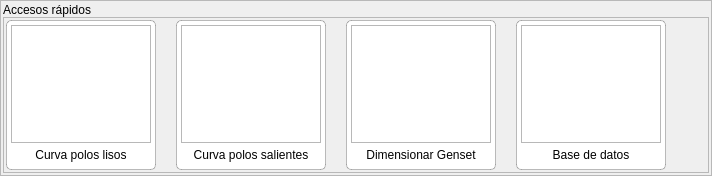
                        <widget class="QFrame" name="home_content_access">
                         <property name="minimumSize">
                          <size>
                           <width>0</width>
                           <height>0</height>
                          </size>
                         </property>
                         <property name="maximumSize">
                          <size>
                           <width>16777215</width>
                           <height>250</height>
                          </size>
                         </property>
                         <property name="frameShape">
                          <enum>QFrame::StyledPanel</enum>
                         </property>
                         <property name="frameShadow">
                          <enum>QFrame::Raised</enum>
                         </property>
                         <layout class="QVBoxLayout" name="verticalLayout_35">
                          <property name="spacing">
                           <number>0</number>
                          </property>
                          <property name="leftMargin">
                           <number>2</number>
                          </property>
                          <property name="topMargin">
                           <number>2</number>
                          </property>
                          <property name="rightMargin">
                           <number>2</number>
                          </property>
                          <property name="bottomMargin">
                           <number>2</number>
                          </property>
                          <item>
                           <widget class="QLabel" name="acceso_rapido_label">
                            <property name="maximumSize">
                             <size>
                              <width>16777215</width>
                              <height>20</height>
                             </size>
                            </property>
                            <property name="text">
                             <string>Accesos rápidos</string>
                            </property>
                           </widget>
                          </item>
                          <item>
                           <widget class="QFrame" name="container_home_speed_access">
                            <property name="maximumSize">
                             <size>
                              <width>16777215</width>
                              <height>16777215</height>
                             </size>
                            </property>
                            <property name="styleSheet">
                             <string notr="true">#e_r_1, #e_r_2, #e_r_3, #e_r_4, #e_r_5{
	background-color: rgb(255, 255, 255);
	border-radius: 5px;
	border: 1px solid rgba(0, 0, 0, 64)
}

QToolButton{
	border: none;
	background-color: none;
}</string>
                            </property>
                            <property name="frameShape">
                             <enum>QFrame::StyledPanel</enum>
                            </property>
                            <property name="frameShadow">
                             <enum>QFrame::Raised</enum>
                            </property>
                            <layout class="QHBoxLayout" name="horizontalLayout_16">
                             <property name="spacing">
                              <number>20</number>
                             </property>
                             <property name="leftMargin">
                              <number>2</number>
                             </property>
                             <property name="topMargin">
                              <number>2</number>
                             </property>
                             <property name="rightMargin">
                              <number>2</number>
                             </property>
                             <property name="bottomMargin">
                              <number>2</number>
                             </property>
                             <item>
                              <widget class="QFrame" name="e_r_1">
                               <property name="sizePolicy">
                                <sizepolicy hsizetype="Expanding" vsizetype="Expanding">
                                 <horstretch>0</horstretch>
                                 <verstretch>0</verstretch>
                                </sizepolicy>
                               </property>
                               <property name="minimumSize">
                                <size>
                                 <width>150</width>
                                 <height>150</height>
                                </size>
                               </property>
                               <property name="maximumSize">
                                <size>
                                 <width>200</width>
                                 <height>200</height>
                                </size>
                               </property>
                               <property name="frameShape">
                                <enum>QFrame::StyledPanel</enum>
                               </property>
                               <property name="frameShadow">
                                <enum>QFrame::Raised</enum>
                               </property>
                               <layout class="QVBoxLayout" name="verticalLayout_36">
                                <property name="spacing">
                                 <number>2</number>
                                </property>
                                <property name="leftMargin">
                                 <number>4</number>
                                </property>
                                <property name="topMargin">
                                 <number>4</number>
                                </property>
                                <property name="rightMargin">
                                 <number>4</number>
                                </property>
                                <property name="bottomMargin">
                                 <number>4</number>
                                </property>
                                <item>
                                 <widget class="QFrame" name="e_r_1_content_but">
                                  <property name="frameShape">
                                   <enum>QFrame::StyledPanel</enum>
                                  </property>
                                  <property name="frameShadow">
                                   <enum>QFrame::Raised</enum>
                                  </property>
                                  <layout class="QHBoxLayout" name="horizontalLayout_20">
                                   <property name="spacing">
                                    <number>2</number>
                                   </property>
                                   <property name="leftMargin">
                                    <number>0</number>
                                   </property>
                                   <property name="topMargin">
                                    <number>0</number>
                                   </property>
                                   <property name="rightMargin">
                                    <number>0</number>
                                   </property>
                                   <property name="bottomMargin">
                                    <number>0</number>
                                   </property>
                                   <item>
                                    <spacer name="horizontalSpacer_14">
                                     <property name="orientation">
                                      <enum>Qt::Horizontal</enum>
                                     </property>
                                     <property name="sizeHint" stdset="0">
                                      <size>
                                       <width>15</width>
                                       <height>20</height>
                                      </size>
                                     </property>
                                    </spacer>
                                   </item>
                                   <item>
                                    <widget class="QToolButton" name="e_r_1_but">
                                     <property name="minimumSize">
                                      <size>
                                       <width>100</width>
                                       <height>100</height>
                                      </size>
                                     </property>
                                     <property name="text">
                                      <string/>
                                     </property>
                                     <property name="icon">
                                      <iconset>
                                       <normaloff>../img/Polo liso.png</normaloff>../img/Polo liso.png</iconset>
                                     </property>
                                     <property name="iconSize">
                                      <size>
                                       <width>100</width>
                                       <height>100</height>
                                      </size>
                                     </property>
                                    </widget>
                                   </item>
                                   <item>
                                    <spacer name="horizontalSpacer_15">
                                     <property name="orientation">
                                      <enum>Qt::Horizontal</enum>
                                     </property>
                                     <property name="sizeHint" stdset="0">
                                      <size>
                                       <width>15</width>
                                       <height>20</height>
                                      </size>
                                     </property>
                                    </spacer>
                                   </item>
                                  </layout>
                                 </widget>
                                </item>
                                <item>
                                 <widget class="QLabel" name="e_r_1_label">
                                  <property name="maximumSize">
                                   <size>
                                    <width>16777215</width>
                                    <height>20</height>
                                   </size>
                                  </property>
                                  <property name="text">
                                   <string>Curva polos lisos</string>
                                  </property>
                                  <property name="alignment">
                                   <set>Qt::AlignCenter</set>
                                  </property>
                                 </widget>
                                </item>
                               </layout>
                              </widget>
                             </item>
                             <item>
                              <widget class="QFrame" name="e_r_2">
                               <property name="sizePolicy">
                                <sizepolicy hsizetype="MinimumExpanding" vsizetype="MinimumExpanding">
                                 <horstretch>0</horstretch>
                                 <verstretch>0</verstretch>
                                </sizepolicy>
                               </property>
                               <property name="minimumSize">
                                <size>
                                 <width>150</width>
                                 <height>150</height>
                                </size>
                               </property>
                               <property name="maximumSize">
                                <size>
                                 <width>200</width>
                                 <height>200</height>
                                </size>
                               </property>
                               <property name="frameShape">
                                <enum>QFrame::StyledPanel</enum>
                               </property>
                               <property name="frameShadow">
                                <enum>QFrame::Raised</enum>
                               </property>
                               <layout class="QVBoxLayout" name="verticalLayout_43">
                                <property name="spacing">
                                 <number>2</number>
                                </property>
                                <property name="leftMargin">
                                 <number>4</number>
                                </property>
                                <property name="topMargin">
                                 <number>4</number>
                                </property>
                                <property name="rightMargin">
                                 <number>4</number>
                                </property>
                                <property name="bottomMargin">
                                 <number>4</number>
                                </property>
                                <item>
                                 <widget class="QFrame" name="frame_10">
                                  <property name="frameShape">
                                   <enum>QFrame::StyledPanel</enum>
                                  </property>
                                  <property name="frameShadow">
                                   <enum>QFrame::Raised</enum>
                                  </property>
                                  <layout class="QHBoxLayout" name="horizontalLayout_46">
                                   <property name="spacing">
                                    <number>0</number>
                                   </property>
                                   <property name="leftMargin">
                                    <number>0</number>
                                   </property>
                                   <property name="topMargin">
                                    <number>0</number>
                                   </property>
                                   <property name="rightMargin">
                                    <number>0</number>
                                   </property>
                                   <property name="bottomMargin">
                                    <number>0</number>
                                   </property>
                                   <item>
                                    <spacer name="horizontalSpacer_25">
                                     <property name="orientation">
                                      <enum>Qt::Horizontal</enum>
                                     </property>
                                     <property name="sizeHint" stdset="0">
                                      <size>
                                       <width>14</width>
                                       <height>20</height>
                                      </size>
                                     </property>
                                    </spacer>
                                   </item>
                                   <item>
                                    <widget class="QToolButton" name="toolButton_2">
                                     <property name="minimumSize">
                                      <size>
                                       <width>100</width>
                                       <height>100</height>
                                      </size>
                                     </property>
                                     <property name="text">
                                      <string/>
                                     </property>
                                     <property name="icon">
                                      <iconset>
                                       <normaloff>../img/Polo saliente.png</normaloff>../img/Polo saliente.png</iconset>
                                     </property>
                                     <property name="iconSize">
                                      <size>
                                       <width>100</width>
                                       <height>100</height>
                                      </size>
                                     </property>
                                    </widget>
                                   </item>
                                   <item>
                                    <spacer name="horizontalSpacer_32">
                                     <property name="orientation">
                                      <enum>Qt::Horizontal</enum>
                                     </property>
                                     <property name="sizeHint" stdset="0">
                                      <size>
                                       <width>10</width>
                                       <height>20</height>
                                      </size>
                                     </property>
                                    </spacer>
                                   </item>
                                  </layout>
                                 </widget>
                                </item>
                                <item>
                                 <widget class="QLabel" name="label_15">
                                  <property name="maximumSize">
                                   <size>
                                    <width>16777215</width>
                                    <height>20</height>
                                   </size>
                                  </property>
                                  <property name="text">
                                   <string>Curva polos salientes</string>
                                  </property>
                                  <property name="alignment">
                                   <set>Qt::AlignCenter</set>
                                  </property>
                                 </widget>
                                </item>
                               </layout>
                              </widget>
                             </item>
                             <item>
                              <widget class="QFrame" name="e_r_3">
                               <property name="sizePolicy">
                                <sizepolicy hsizetype="Expanding" vsizetype="Expanding">
                                 <horstretch>0</horstretch>
                                 <verstretch>0</verstretch>
                                </sizepolicy>
                               </property>
                               <property name="minimumSize">
                                <size>
                                 <width>150</width>
                                 <height>150</height>
                                </size>
                               </property>
                               <property name="maximumSize">
                                <size>
                                 <width>200</width>
                                 <height>200</height>
                                </size>
                               </property>
                               <property name="frameShape">
                                <enum>QFrame::StyledPanel</enum>
                               </property>
                               <property name="frameShadow">
                                <enum>QFrame::Raised</enum>
                               </property>
                               <layout class="QVBoxLayout" name="verticalLayout_45">
                                <property name="spacing">
                                 <number>2</number>
                                </property>
                                <property name="leftMargin">
                                 <number>4</number>
                                </property>
                                <property name="topMargin">
                                 <number>4</number>
                                </property>
                                <property name="rightMargin">
                                 <number>4</number>
                                </property>
                                <property name="bottomMargin">
                                 <number>4</number>
                                </property>
                                <item>
                                 <widget class="QFrame" name="frame_11">
                                  <property name="frameShape">
                                   <enum>QFrame::StyledPanel</enum>
                                  </property>
                                  <property name="frameShadow">
                                   <enum>QFrame::Raised</enum>
                                  </property>
                                  <layout class="QHBoxLayout" name="horizontalLayout_47">
                                   <property name="spacing">
                                    <number>0</number>
                                   </property>
                                   <property name="leftMargin">
                                    <number>0</number>
                                   </property>
                                   <property name="topMargin">
                                    <number>0</number>
                                   </property>
                                   <property name="rightMargin">
                                    <number>0</number>
                                   </property>
                                   <property name="bottomMargin">
                                    <number>0</number>
                                   </property>
                                   <item>
                                    <spacer name="horizontalSpacer_33">
                                     <property name="orientation">
                                      <enum>Qt::Horizontal</enum>
                                     </property>
                                     <property name="sizeHint" stdset="0">
                                      <size>
                                       <width>15</width>
                                       <height>20</height>
                                      </size>
                                     </property>
                                    </spacer>
                                   </item>
                                   <item>
                                    <widget class="QToolButton" name="toolButton_3">
                                     <property name="minimumSize">
                                      <size>
                                       <width>100</width>
                                       <height>100</height>
                                      </size>
                                     </property>
                                     <property name="text">
                                      <string/>
                                     </property>
                                     <property name="icon">
                                      <iconset>
                                       <normaloff>../img/Recurso 8.png</normaloff>../img/Recurso 8.png</iconset>
                                     </property>
                                     <property name="iconSize">
                                      <size>
                                       <width>100</width>
                                       <height>100</height>
                                      </size>
                                     </property>
                                    </widget>
                                   </item>
                                   <item>
                                    <spacer name="horizontalSpacer_34">
                                     <property name="orientation">
                                      <enum>Qt::Horizontal</enum>
                                     </property>
                                     <property name="sizeHint" stdset="0">
                                      <size>
                                       <width>13</width>
                                       <height>20</height>
                                      </size>
                                     </property>
                                    </spacer>
                                   </item>
                                  </layout>
                                 </widget>
                                </item>
                                <item>
                                 <widget class="QLabel" name="label_16">
                                  <property name="maximumSize">
                                   <size>
                                    <width>16777215</width>
                                    <height>20</height>
                                   </size>
                                  </property>
                                  <property name="text">
                                   <string>Dimensionar Genset</string>
                                  </property>
                                  <property name="alignment">
                                   <set>Qt::AlignCenter</set>
                                  </property>
                                 </widget>
                                </item>
                               </layout>
                              </widget>
                             </item>
                             <item>
                              <widget class="QFrame" name="e_r_4">
                               <property name="sizePolicy">
                                <sizepolicy hsizetype="Expanding" vsizetype="Expanding">
                                 <horstretch>0</horstretch>
                                 <verstretch>0</verstretch>
                                </sizepolicy>
                               </property>
                               <property name="minimumSize">
                                <size>
                                 <width>150</width>
                                 <height>150</height>
                                </size>
                               </property>
                               <property name="maximumSize">
                                <size>
                                 <width>200</width>
                                 <height>200</height>
                                </size>
                               </property>
                               <property name="frameShape">
                                <enum>QFrame::StyledPanel</enum>
                               </property>
                               <property name="frameShadow">
                                <enum>QFrame::Raised</enum>
                               </property>
                               <layout class="QVBoxLayout" name="verticalLayout_46">
                                <property name="spacing">
                                 <number>2</number>
                                </property>
                                <property name="leftMargin">
                                 <number>4</number>
                                </property>
                                <property name="topMargin">
                                 <number>4</number>
                                </property>
                                <property name="rightMargin">
                                 <number>4</number>
                                </property>
                                <property name="bottomMargin">
                                 <number>4</number>
                                </property>
                                <item>
                                 <widget class="QFrame" name="frame_12">
                                  <property name="frameShape">
                                   <enum>QFrame::StyledPanel</enum>
                                  </property>
                                  <property name="frameShadow">
                                   <enum>QFrame::Raised</enum>
                                  </property>
                                  <layout class="QHBoxLayout" name="horizontalLayout_48">
                                   <property name="spacing">
                                    <number>0</number>
                                   </property>
                                   <property name="leftMargin">
                                    <number>0</number>
                                   </property>
                                   <property name="topMargin">
                                    <number>0</number>
                                   </property>
                                   <property name="rightMargin">
                                    <number>0</number>
                                   </property>
                                   <property name="bottomMargin">
                                    <number>0</number>
                                   </property>
                                   <item>
                                    <spacer name="horizontalSpacer_35">
                                     <property name="orientation">
                                      <enum>Qt::Horizontal</enum>
                                     </property>
                                     <property name="sizeHint" stdset="0">
                                      <size>
                                       <width>17</width>
                                       <height>20</height>
                                      </size>
                                     </property>
                                    </spacer>
                                   </item>
                                   <item>
                                    <widget class="QToolButton" name="toolButton_4">
                                     <property name="minimumSize">
                                      <size>
                                       <width>100</width>
                                       <height>100</height>
                                      </size>
                                     </property>
                                     <property name="text">
                                      <string/>
                                     </property>
                                     <property name="icon">
                                      <iconset>
                                       <normaloff>../img/add.png</normaloff>../img/add.png</iconset>
                                     </property>
                                     <property name="iconSize">
                                      <size>
                                       <width>80</width>
                                       <height>80</height>
                                      </size>
                                     </property>
                                    </widget>
                                   </item>
                                   <item>
                                    <spacer name="horizontalSpacer_36">
                                     <property name="orientation">
                                      <enum>Qt::Horizontal</enum>
                                     </property>
                                     <property name="sizeHint" stdset="0">
                                      <size>
                                       <width>17</width>
                                       <height>20</height>
                                      </size>
                                     </property>
                                    </spacer>
                                   </item>
                                  </layout>
                                 </widget>
                                </item>
                                <item>
                                 <widget class="QLabel" name="label_17">
                                  <property name="maximumSize">
                                   <size>
                                    <width>16777215</width>
                                    <height>20</height>
                                   </size>
                                  </property>
                                  <property name="text">
                                   <string>Base de datos</string>
                                  </property>
                                  <property name="alignment">
                                   <set>Qt::AlignCenter</set>
                                  </property>
                                 </widget>
                                </item>
                               </layout>
                              </widget>
                             </item>
                             <item>
                              <spacer name="horizontalSpacer_5">
                               <property name="orientation">
                                <enum>Qt::Horizontal</enum>
                               </property>
                               <property name="sizeHint" stdset="0">
                                <size>
                                 <width>40</width>
                                 <height>20</height>
                                </size>
                               </property>
                              </spacer>
                             </item>
                            </layout>
                           </widget>
                          </item>
                         </layout>
                        </widget>
